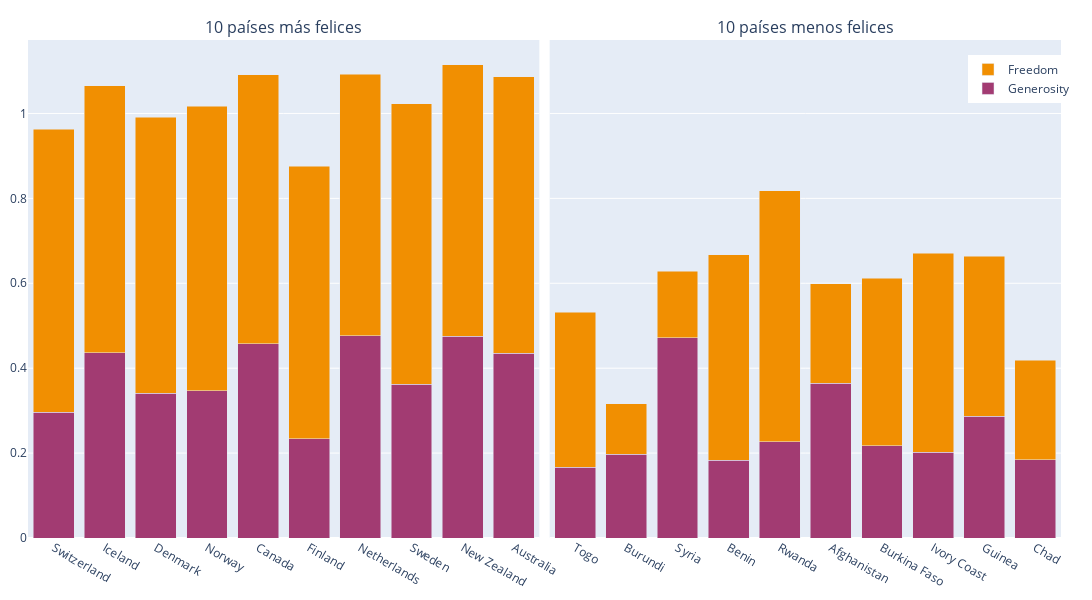

The code cell stored with this chart in its notebook:
### Code cell
fig1 = px.bar(
    datos_fel,
    x="Country",
    y=['Generosity','Freedom'],
    color_discrete_map={
        "Generosity": "#2E86AB",
        "Freedom": "#3CAEA3"
    }
)
fig2 = px.bar(
    datos_feli,
    x="Country",
    y=['Generosity','Freedom'],
    color_discrete_map={
        "Generosity": "#2E86AB",
        "Freedom": "#3CAEA3"
    }
)
fig = make_subplots(
    rows=1,
    cols=2,
    shared_yaxes=True,
    subplot_titles=('10 países más felices','10 países menos felices'),
    horizontal_spacing=0.01
)
for trace in fig1.data:
    trace.legendgroup = 'group1'
    trace.showlegend = False
    fig.add_trace(trace,row=1,col=1)
for trace in fig2.data:
    trace.legendgroup = 'group2'
    fig.add_trace(trace,row=1,col=2)

fig.update_layout(
    width=1400,
    height=600,
    barmode='stack',
    legend1=dict(x=0.91,y=0.97),
    margin=dict(l=20,r=20,t=40,b=10),
    # xaxis_tickangle=0
)
fig.show()

### Figure 1 — Plotly figure (JSON) as saved in the notebook; plotly's stock layout.template omitted (floating-point values rounded to 4 significant figures)
{"data": [{"hovertemplate": "variable=Generosity<br>Country=%{x}<br>value=%{y}<extra></extra>", "legendgroup": "group1", "marker": {"color": "#A23B72", "pattern": {"shape": ""}}, "name": "Generosity", "orientation": "v", "showlegend": false, "textposition": "auto", "type": "bar", "x": ["Switzerland", "Iceland", "Denmark", "Norway", "Canada", "Finland", "Netherlands", "Sweden", "New Zealand", "Australia"], "xaxis": "x", "y": [0.2968, 0.4363, 0.3414, 0.347, 0.4581, 0.2335, 0.4761, 0.3626, 0.475, 0.4356], "yaxis": "y"}, {"hovertemplate": "variable=Freedom<br>Country=%{x}<br>value=%{y}<extra></extra>", "legendgroup": "group1", "marker": {"color": "#F18F01", "pattern": {"shape": ""}}, "name": "Freedom", "orientation": "v", "showlegend": false, "textposition": "auto", "type": "bar", "x": ["Switzerland", "Iceland", "Denmark", "Norway", "Canada", "Finland", "Netherlands", "Sweden", "New Zealand", "Australia"], "xaxis": "x", "y": [0.6656, 0.6288, 0.6494, 0.6697, 0.633, 0.6417, 0.6158, 0.6598, 0.6394, 0.6512], "yaxis": "y"}, {"hovertemplate": "variable=Generosity<br>Country=%{x}<br>value=%{y}<extra></extra>", "legendgroup": "group2", "marker": {"color": "#A23B72", "pattern": {"shape": ""}}, "name": "Generosity", "orientation": "v", "showlegend": true, "textposition": "auto", "type": "bar", "x": ["Togo", "Burundi", "Syria", "Benin", "Rwanda", "Afghanistan", "Burkina Faso", "Ivory Coast", "Guinea", "Chad"], "xaxis": "x2", "y": [0.1668, 0.1973, 0.4718, 0.1826, 0.2263, 0.3651, 0.2175, 0.2016, 0.2866, 0.1839], "yaxis": "y2"}, {"hovertemplate": "variable=Freedom<br>Country=%{x}<br>value=%{y}<extra></extra>", "legendgroup": "group2", "marker": {"color": "#F18F01", "pattern": {"shape": ""}}, "name": "Freedom", "orientation": "v", "showlegend": true, "textposition": "auto", "type": "bar", "x": ["Togo", "Burundi", "Syria", "Benin", "Rwanda", "Afghanistan", "Burkina Faso", "Ivory Coast", "Guinea", "Chad"], "xaxis": "x2", "y": [0.3645, 0.1185, 0.1568, 0.4845, 0.592, 0.2341, 0.3949, 0.4687, 0.3772, 0.235], "yaxis": "y2"}], "layout": {"annotations": [{"font": {"size": 16}, "showarrow": false, "text": "10 países más felices", "x": 0.2475, "xanchor": "center", "xref": "paper", "y": 1, "yanchor": "bottom", "yref": "paper"}, {"font": {"size": 16}, "showarrow": false, "text": "10 países menos felices", "x": 0.7525, "xanchor": "center", "xref": "paper", "y": 1, "yanchor": "bottom", "yref": "paper"}], "barmode": "stack", "height": 600, "legend": {"x": 0.91, "y": 0.97}, "margin": {"b": 10, "l": 20, "r": 20, "t": 40}, "width": 1600, "xaxis": {"anchor": "y", "domain": [0, 0.495]}, "xaxis2": {"anchor": "y2", "domain": [0.505, 1]}, "yaxis": {"anchor": "x", "domain": [0, 1]}, "yaxis2": {"anchor": "x2", "domain": [0, 1], "matches": "y", "showticklabels": false}}}
